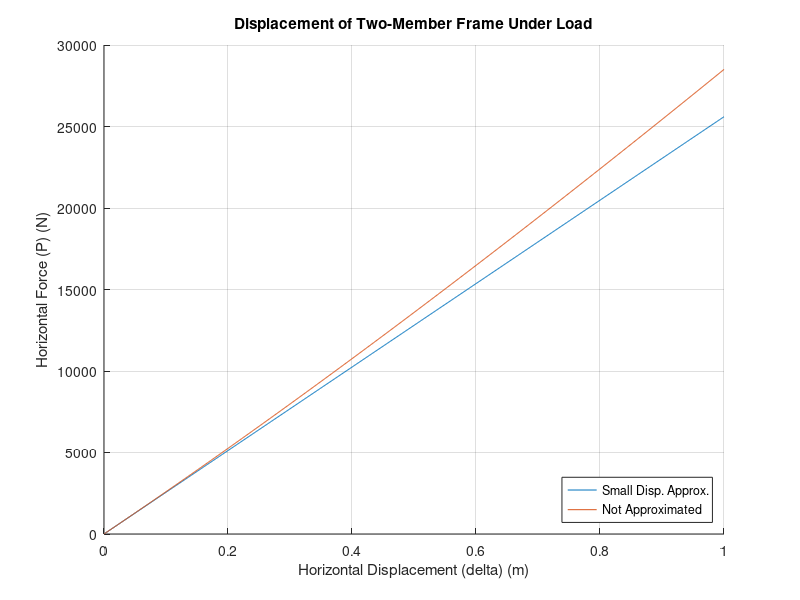
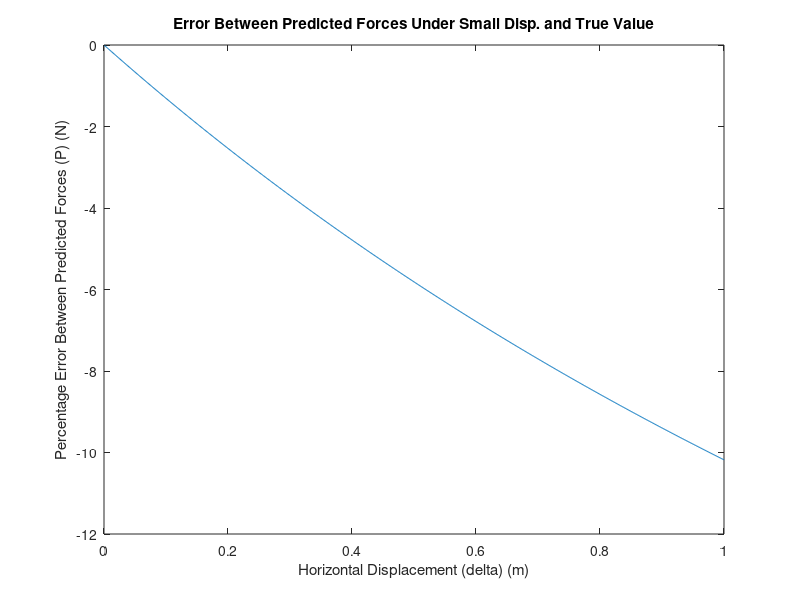

Reproduce these figures in MATLAB, in order.
%By:        Shane Billingsley
%Class:     ASEN 3712 Structures
%Date:      Fall 2023

%a script to calculate force necessary to elongate a bar in a frame 
% calculated with the small displacement approximation and without

%set some constants
delta = 0:0.001:1;      %range of horizontal displacement
E = 100 * 10^6;         %elastic modulus
A = 0.001;              %cross-sectional area
L_ref = 5;              %reference (initial) length

%calculate force with small displacement approximation
P_small = ((32*E*A).*delta)/(25*L_ref);

%calculate elongation without approximation (stepwise)
L_new=sqrt(9+(4+delta).^2); %find new length of bar
strain = (L_new - L_ref)./L_ref;    %find strain of bar
angle = (4+delta)./L_new;       %find cosine of new angle of bar
P_large = 2*E*A.*strain.*angle; %clacluate force necessary

%find error of small displacement approximation assuming P_large is the
%"correct" value
error = ((P_small - P_large)./P_large).*100;

%plotting results

figure (1); hold on; grid on;
plot(delta,P_small);
plot(delta,P_large);
title ("Displacement of Two-Member Frame Under Load");
xlabel ("Horizontal Displacement (\delta) (m)");
ylabel ("Horizontal Force (P) (N)");
legend ("Small Disp. Approx.", "Not Approximated",'Location','southeast');

figure(2);
plot(delta,error);
title ("Error Between Predicted Forces Under Small Disp. and True Value");
xlabel ("Horizontal Displacement (\delta) (m)");
ylabel ("Percentage Error Between Predicted Forces (P) (N)");